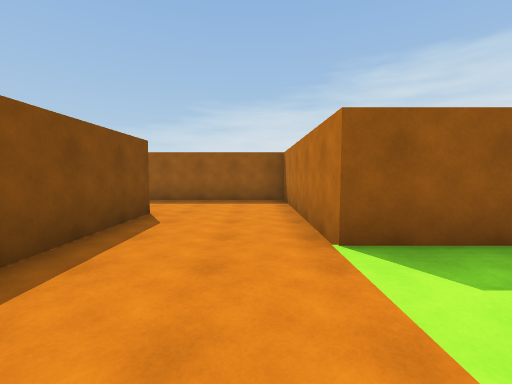
View 1 (above)

23 first-person views from a walk through a Unity game level. The camera is 1.5 m above the floor, tilts 4° down and sees 90° across. The floor is counted in squares, 2 m on a side. Each view is taken from the middle of a square. On the plan, view 1 faces up. The plan holds only what a view shows up to about 9 squares ahead; the rest is blank. The place goes on beyond the plan. The player character is not drawn.

View 2
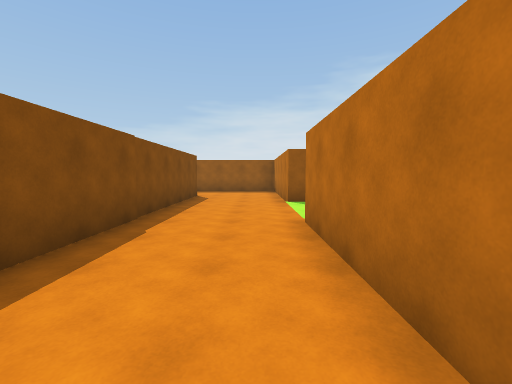

View 3
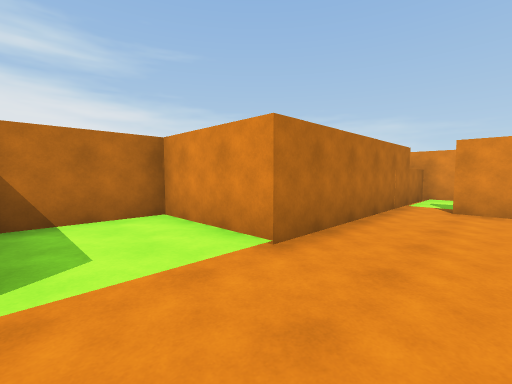

View 4
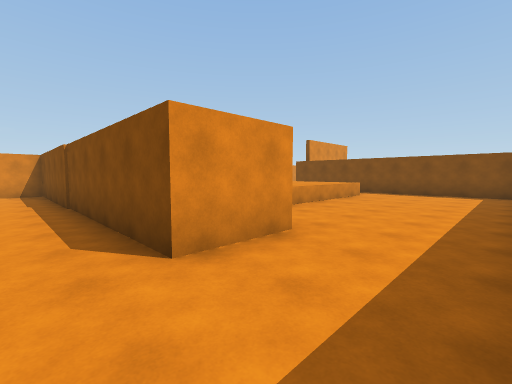

View 5
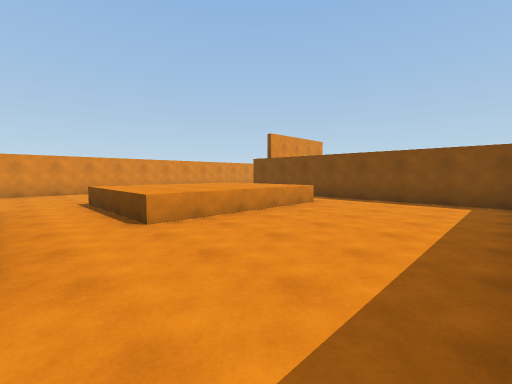

View 6
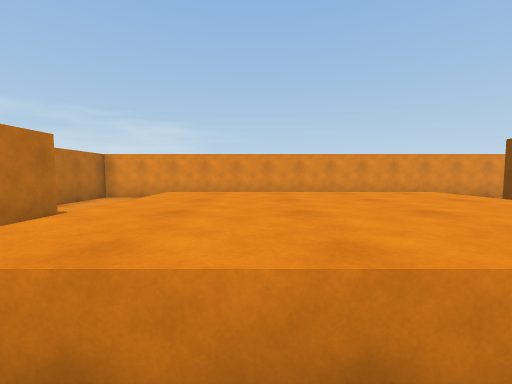

View 7
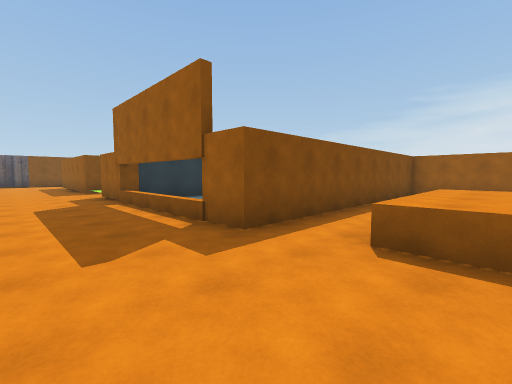

View 8
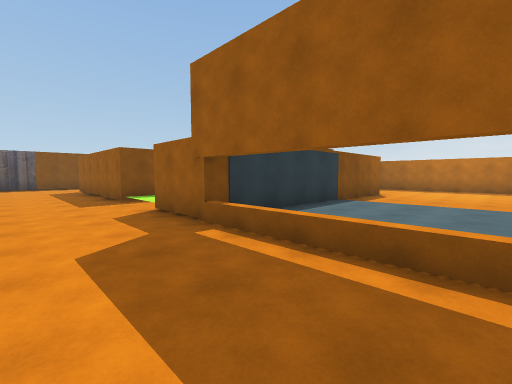

View 9
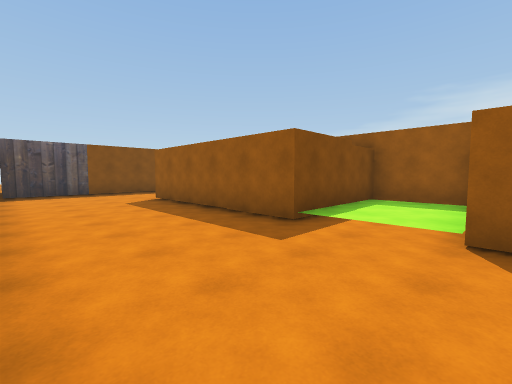

View 10
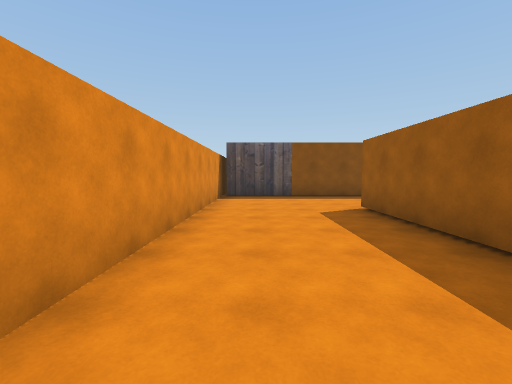

View 11
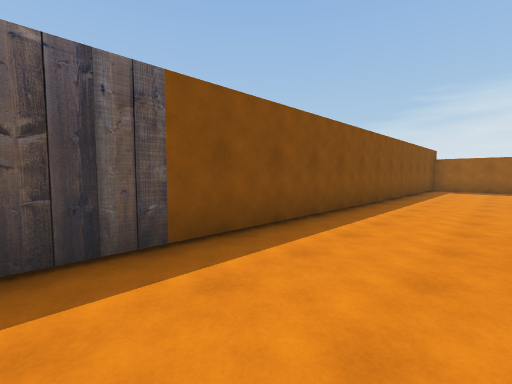

View 12
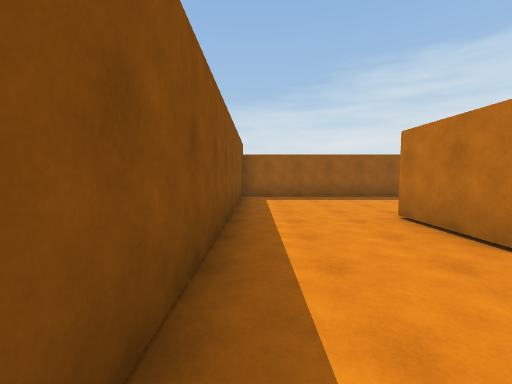

View 13
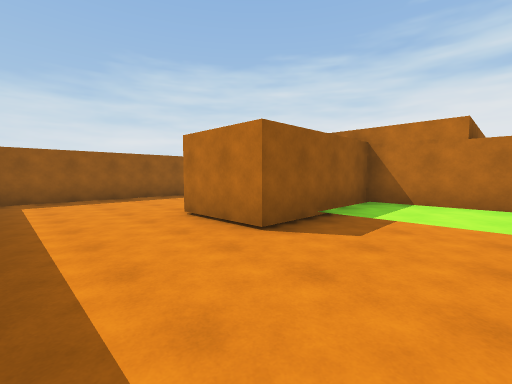

View 14
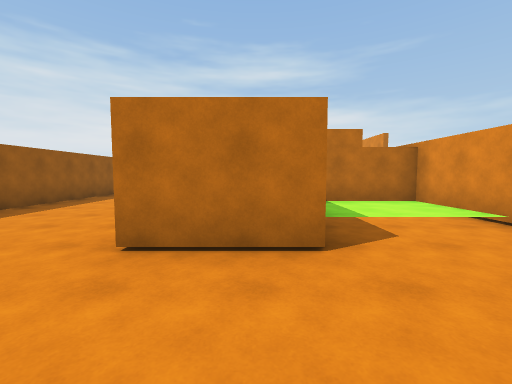

View 15
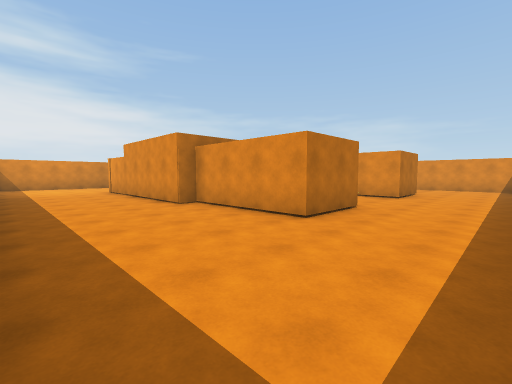

View 16
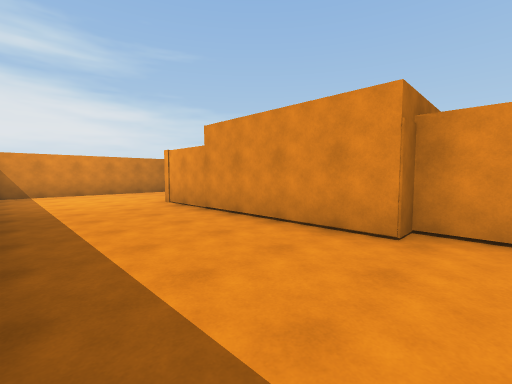

View 17
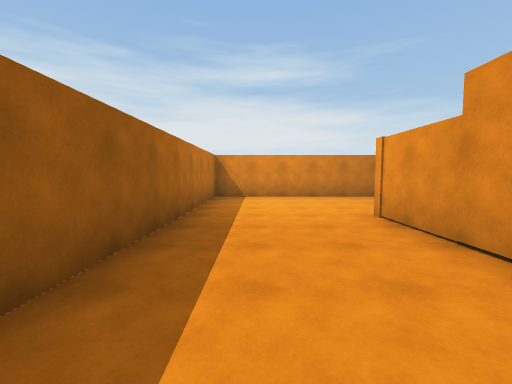

View 18
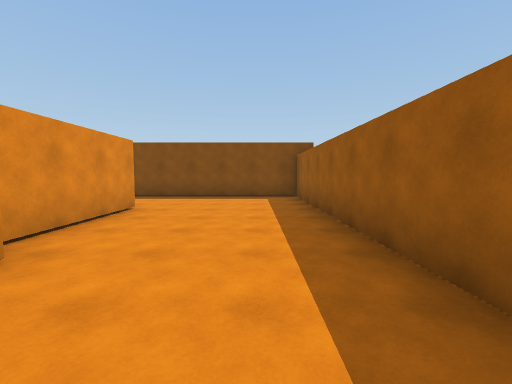

View 19
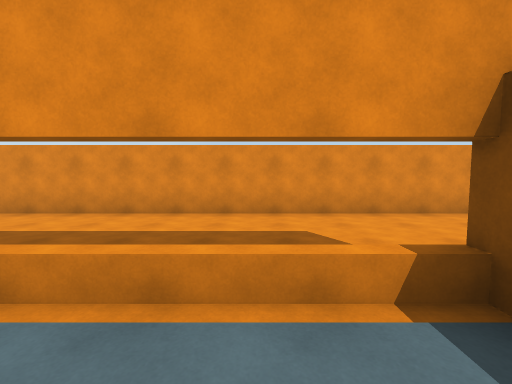

View 20
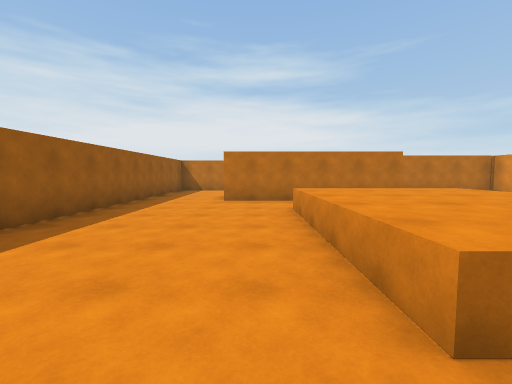

View 21
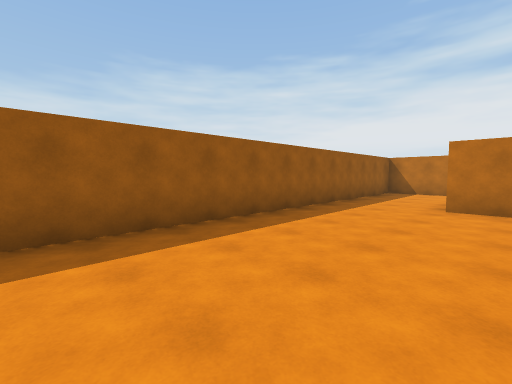

View 22
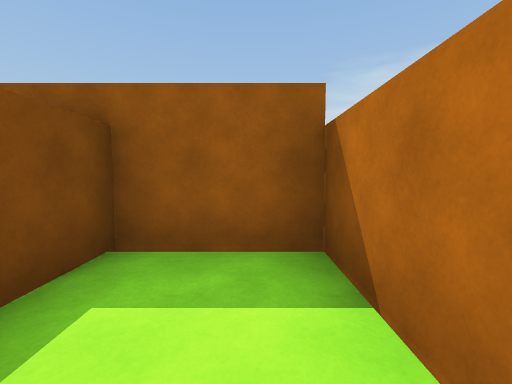

View 23
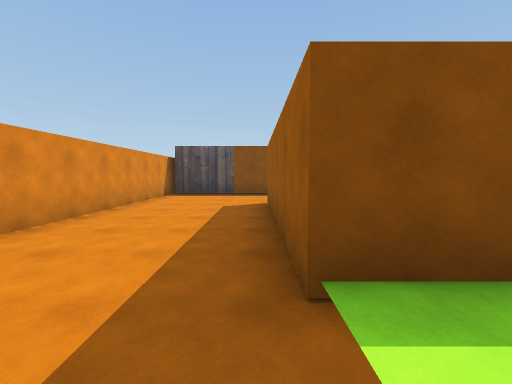

### Floor plan
Key: @ floor where view 1 was taken; # wall or solid block; . main floor; : floor 0.25 m higher than the main floor; / step, stairs or slope; ^ raised ledge.
Columns run from 29 left of view 1 to 4 right of it. Each row starts with its distance up from view 1.
 11 ##################
 10 #................#
  9 #................#
  8 #................##############
  7 #......####......#............#
  6 #...####  ###....#............#
  5 #...####    #....#............#
  4 #....//#    #....#........##..#
  3 #....::######....#.^^^^^..##..####
  2 #....::##::##....#.^^^^^..##.....#
  1 #...#####::##....#.^^^^^..##.....#
  0 #...#####::##....#.^^^^^..##.@####
 -1 #...........#^^^^#...  ....#..#
 -2 #....................  ....#..#
 -3 #....................  ....#..#
 -4 #...................    ...##.#
 -5 ############################ .#
 -6                              .#
 -7                              ##

Positions as (right, up) in squares from view 1, and headings:
1: (0, 0), facing up
2: (0, -4), facing up
3: (-1, 2), facing down-right
4: (-1, 7), facing down-left
5: (-4, 7), facing down-left
6: (-7, 4), facing down
7: (-9, -3), facing up-left
8: (-13, -3), facing up-left
9: (-18, -4), facing up-left
10: (-20, -3), facing left
11: (-26, -3), facing up-left
12: (-28, 2), facing up
13: (-28, 2), facing up-right
14: (-28, 5), facing right
15: (-28, 10), facing down-right
16: (-23, 10), facing down-right
17: (-21, 9), facing right
18: (-20, 9), facing left
19: (-15, 1), facing down
20: (-11, 4), facing right
21: (-10, 4), facing up-right
22: (-19, 0), facing up
23: (-19, -1), facing left
